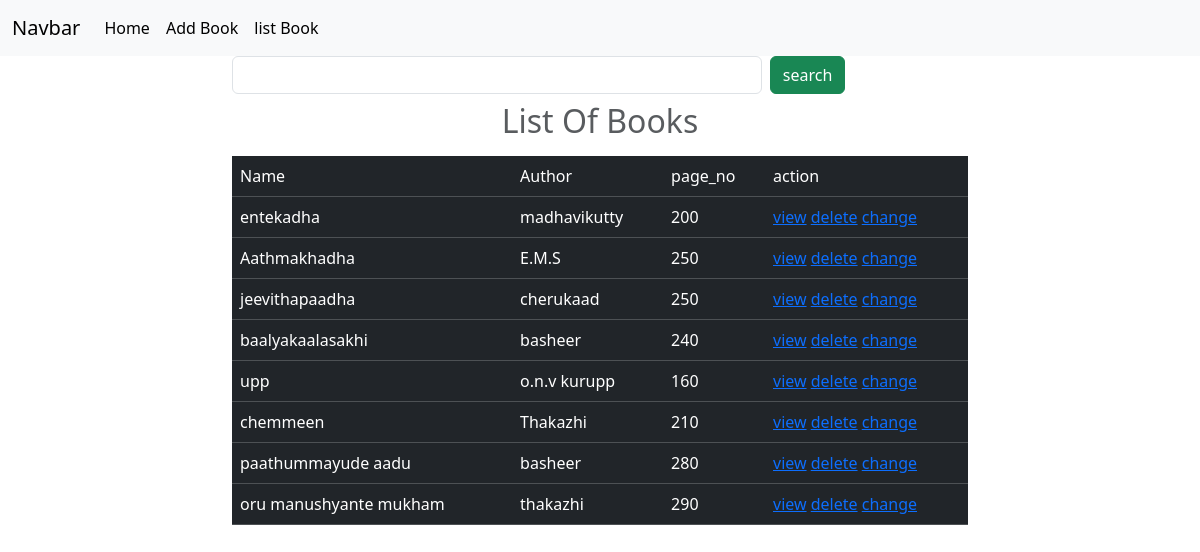
/book/list, run on the app's committed database.
### myapp/models.py (models this page shows, shortened)
class Book(models.Model):
    name=models.CharField(max_length=200)
    author=models.CharField(max_length=200)
    page_no=models.PositiveIntegerField()
    price=models.PositiveIntegerField()

### myapp/views.py (the view, shortened to what this page needs)
# urls.py: path("book/list",views.BookListView.as_view(),name="book-all"),
class BookListView(View):
    def get(self,request,*args,**kwargs):
        qs=Book.objects.all()
        return render(request,"book_list.html",{"data":qs})

### myapp/templates/book_list.html (shortened to what this page needs)
{%extends 'base.html'%}
{%block body_block%}
    <div class="container">
        <div class="row">
            <div class="col-2"></div>
            <div class="col-8">
                <form action="" method="post">
                    <div class="d-flex">
                    <input type="text" name="box" class="form-control me-2">
                    <button type="submit" class="btn btn-success">search</button>
                </form>
            </div>
            <div class="col-2"></div>
        </div>
    </div>
    <div class="container">
        <div class="row">
            <div class="col-2"></div>
            <div class="col-8">
                <table class="table table-dark table-stripped caption-top">
                    <caption><h2 class="text-center">List Of Books</h2></caption>
                    <tr>
                        <td>Name</td>
                        <td>Author</td>
                        <td>page_no</td>
                        <td>action</td>
                    </tr>
                    {%for book in data%}
                    <tr>
                        <td>{{book.name}}</td>
                        <td>{{book.author}}</td>
                        <td>{{book.page_no}}</td>
                        <td>
                            <a href="{%url 'book-detail' book.id%}">view</a>
                            <a href="{%url 'book-delete' book.id%}">delete</a>
                            <a href="{%url 'book-edit' book.id%}">change</a>
                        </td>
                    </tr>
                    {%endfor%}
                </table>
            </div>
        </div>
    </div>
{%endblock%}

### myapp/templates/base.html (shortened to what this page needs)
<!DOCTYPE html>
<html lang="en">
<head>
    <link href="https://cdn.jsdelivr.net/npm/bootstrap@5.3.2/dist/css/bootstrap.min.css" rel="stylesheet">
</head>
<body>
    <nav class="navbar navbar-expand-lg bg-body-tertiary">
        <div class="container-fluid">
          <a class="navbar-brand" href="#">Navbar</a>
          <div class="collapse navbar-collapse" id="navbarSupportedContent">
            <ul class="navbar-nav me-auto mb-2 mb-lg-0">
              <li class="nav-item">
                <a class="nav-link active" aria-current="page" href="#">Home</a>
              </li>
              <li class="nav-item">
                <a class="nav-link active" aria-current="page" href="{%url 'book-add'%}">Add Book</a>
              </li>
              <li class="nav-item">
                <a class="nav-link active" aria-current="page" href="{%url 'book-all'%}">list Book </a>
              </li>
          </div>
        </div>
      </nav>
    {%block body_block%}
    {%endblock%}
</body>
</html>

### data on the page
Book: name "entekadha", author "madhavikutty", page_no "200"
Book: name "Aathmakhadha", author "E.M.S", page_no "250"
Book: name "jeevithapaadha", author "cherukaad", page_no "250"
Book: name "baalyakaalasakhi", author "basheer", page_no "240"
Book: name "upp", author "o.n.v kurupp", page_no "160"
Book: name "chemmeen", author "Thakazhi", page_no "210"
Book: name "paathummayude aadu", author "basheer", page_no "280"
Book: name "oru manushyante mukham", author "thakazhi", page_no "290"
